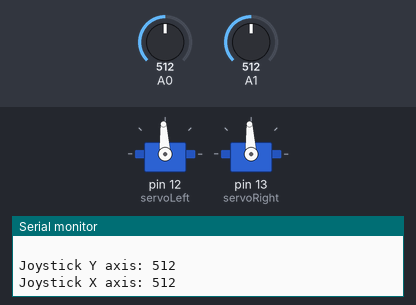
The sketch below on a simulated Arduino Uno, built with avr-gcc and run on an emulated ATmega328P. On the bench: 2 × servo, the last lines printed to the serial monitor. The test bench sets the inputs (shaded band); at power-on: A0 = 512, A1 = 512.

Above: at 1.2 s.
1.3 s: A0 set to 716
At 2.5 s:
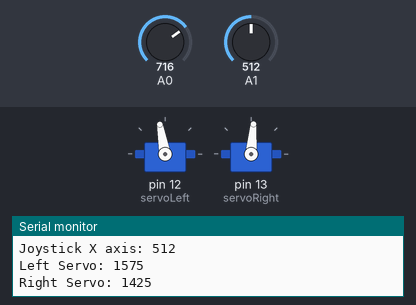
2.8 s: A0 set to 1023
At 3.6 s:
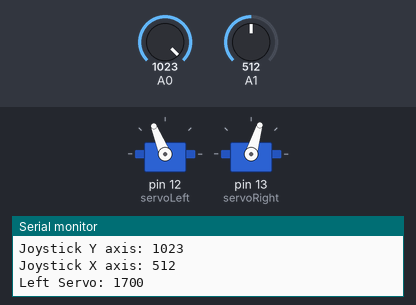
4.3 s: A0 set to 306
At 5.3 s:
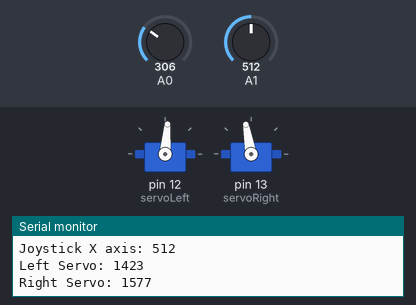
5.8 s: A0 set to 104
At 6.2 s:
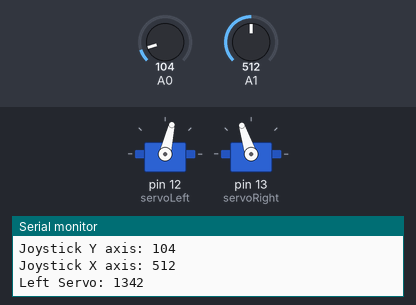
7.3 s: A0 set to 93
8.8 s: A1 set to 11
10.3 s: A1 set to 8
Timing chart, 0 to 13.3 s (numbered marks = the images above; inputs shaded):
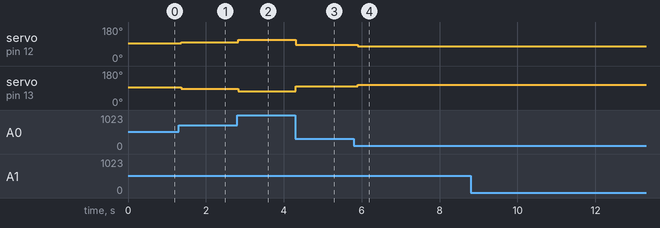

The sketch:

NewJoystickCode.ino
```cpp
//INITIALISING VARIABLES
#include <Servo.h>
Servo servoLeft;
Servo servoRight;
int valueY;
int valueX;
int servoLeftPW;
int servoRightPW;
int turning;

void setup(){
  Serial.begin(9600);
  Serial.println("SETUP------------------");
  servoLeft.attach(12);
  servoRight.attach(13);
}

void loop()
{
  //TODO: STAYS STILL IF NOT DISPLACING ON JS
  servoLeftPW = 1500;
  servoRightPW = 1500;
  turning = 0;


  valueY = analogRead(A0); //UP AND DOWN, (VRY) - Yellow wire
  valueX = analogRead(A1); //LEFT and DOWN, (VRX) - Yellow wire
  //Orientation: GND bottom - SW Top
  //Deadband: 500-530


  //Maping JS to Servos
  //TODO: UP AND DOWN MAPING
  if (valueY >= 530)
  {
    Serial.println("Up");
    servoLeftPW = map(valueY, 530, 1023, 1500, 1700);
    servoRightPW = map(valueY, 530, 1023, 1500, 1300);
  }
  else if(valueY < 500)
  {
    Serial.println("Down");
    servoLeftPW = map(valueY, 500, 0, 1500, 1300);
    servoRightPW = map(valueY, 500, 0, 1500, 1700);
  }
  //TODO: LEFT AND RIGHT MAPING
  else if (valueX >= 530)
  {
    Serial.println("Left");
    turning = map(valueX, 530, 1023, 0, 200);
    servoRightPW -= turning;
  }
  else if(valueX < 500)
  {
    Serial.println("Right");
    turning = map(valueX, 500, 0, 0, 200);
    servoLeftPW += turning;
  }


  //Outputs
  servoLeft.writeMicroseconds(servoLeftPW);    // Left wheel counterclockwise
  servoRight.writeMicroseconds(servoRightPW);   // Right wheel clockwise
  Serial.println("Joystick Y axis: " + String(valueY));
  Serial.println("Joystick X axis: " + String(valueX));
  Serial.println("Left Servo: " + String(servoLeftPW));
  Serial.println("Right Servo: " + String(servoRightPW));
  //Serial.println("turning: " + String(turning));
  Serial.println(" ");
  //delay(500);
}
```

Measured:
- after the input at 1.3 s, servo on pin 12 (servoLeft): 93° → 100° after 0.06 s; servo on pin 13 (servoRight): 93° → 85° after 0.06 s
- after the input at 2.8 s, servo on pin 12 (servoLeft): 100° → 112° at once; servo on pin 13 (servoRight): 85° → 73° at once
- after the input at 4.3 s, servo on pin 12 (servoLeft): 112° → 85° at once; servo on pin 13 (servoRight): 73° → 100° at once
- after the input at 5.8 s, servo on pin 12 (servoLeft): 85° → 77° after 0.10 s; servo on pin 13 (servoRight): 100° → 108° after 0.10 s
